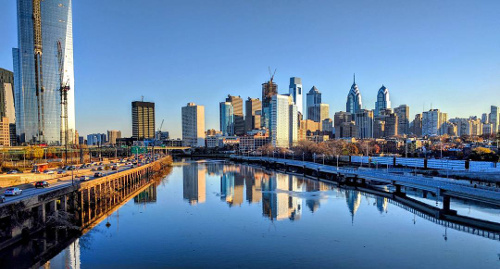
#> input picture cs435/hw1/images/input1.jpg, 500 x 269 px
$ python -i hw1.py   (imports and definitions only)   (Python 2 division)   (older library calls are emulated)
#> lines starting #> are read from the running program, lines starting #| are printed output that depends on the picture
#!/usr/bin/env python
import sys

import numpy as np
import cv2
"""
    Removes the given seam from the image.

    image : an n x m array (may have multiple channels)
    seam : an n x 1 array of X-coordinates defining the seam pixels in top-down order.

    Thus, seam[0] means remove pixel (0, seam[0]) from the input image.

    returns: an n x (m - 1) image with the seam removed.
"""
# [5 lines left out: function remove_vertical_seam, not called in this run]

"""
    Returns the L1 gradient magnitude of the given image.
    The result is an n x m numpy array of floating point values,
    where n is the number of rows in the image and m is the number of columns.
"""
def gradient_magnitude(image):
   # First, convert the input image to a 32-bit floating point grayscale.
   # Be sure to scale it such that the intensity varies between 0 and 1.
	gray_image = cv2.cvtColor(image.astype('float32'), cv2.COLOR_BGR2GRAY)
	gray_image = cv2.normalize(gray_image, alpha=0, beta=1, norm_type=cv2.NORM_MINMAX, dtype=cv2.CV_32F)
	 # Next, compute the graient in the x direction using the sobel operator with a kernel size of 3.
	ddepth = cv2.CV_32F
	grad_x = cv2.Sobel(gray_image, ddepth,1, 0,ksize=3)
	# Be sure to normalize the image so it's values are between -1 and 1
	cv2.normalize(grad_x, alpha=-1, beta=1, norm_type=cv2.NORM_MINMAX,
dtype=cv2.CV_32F)
	 # Compute the graient in the y direction using the same kernel size and normalization
	grad_y = cv2.Sobel(gray_image, ddepth, 0, 1, ksize=3)
	cv2.normalize(grad_y, alpha=-1, beta=1, norm_type=cv2.NORM_MINMAX,
dtype=cv2.CV_32F)
	# Finally, compute the l1 norm of the x and y gradients at each pixel value.
    # The l1 norm is the sum of their absolute values.
	result = np.zeros((gray_image.shape[0], gray_image.shape[1]))
	for i in range(0, gray_image.shape[0]):
		for j in range(0, gray_image.shape[1]):
			result[i][j] = (np.absolute(grad_y[i][j]) + np.absolute(grad_x[i][j])) / 4.0
	# convert the final image from a double-precision floating point to single.
	result = result.astype(np.float32)
	# and return the result
	return result

"""
    Computes the cumulative minimum energy of every possible seam in the provided energy image.
    You can do this using the dynamic programming rule:
         M(i, j) = e(i, j) + min( M(i-1, j-1), M(i-1, j), M(i-1, j+1)

    energy : an n x m single channel image defining the energy at each pixel.
    returns : an n x m image containing the cumulative minimum energy cost of all seams through each pixel.
"""
# [20 lines left out: function compute_seam_costs, not called in this run]

"""
    Find the seam with minimal energy cost given the provided seam cost
    matrix M. Returns the X-coordinates of the minimal-cost vertical seam in
    top-down order.

    M: the output from compute_seam_costs.

    return: a list of x-coordinates starting at row 0 of M containing the ones to remove.
"""
# [22 lines left out: function minimal_seam, not called in this run]

"""
    Compute the optimal order of horizontal and vertical seam removals to
    achieve the given target image size. Order should be returned as a list of
    0 or 1 values corresponding to horizontal and vertical seams
    respectively.
"""
# [56 lines left out: functions compute_ordering, resize, runDebug, not called in this run]

# [14 lines not run here, left out]

>>> import cv2
>>> picture = cv2.imread('../images/input1.jpg')
#> picture is the input picture: shape (269, 500, 3); mean B, G, R 156.2, 126.5, 99.4
>>> result = gradient_magnitude(picture)
#> in gradient_magnitude, `gray_image = cv2.cvtColor(image.astype('float32'), cv2.COLOR_BGR2GRAY)`:
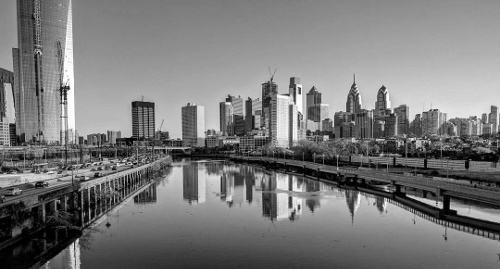
#> gray_image: shape (269, 500) float32; min 0, max 255, mean 121.8
#> (the run stopped early here; a loop or call above may not have finished)

$ run again, on cs435/hw1/images/input3.jpg
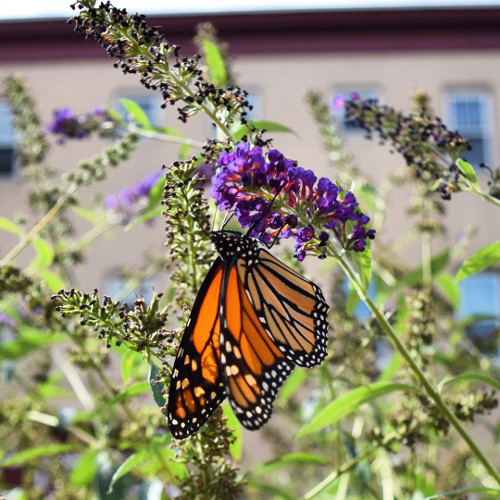
#> input picture cs435/hw1/images/input3.jpg, 500 x 500 px
#> picture is the input picture: shape (500, 500, 3); mean B, G, R 111.6, 136.1, 141.1
#> in gradient_magnitude, `gray_image = cv2.cvtColor(image.astype('float32'), cv2.COLOR_BGR2GRAY)`:
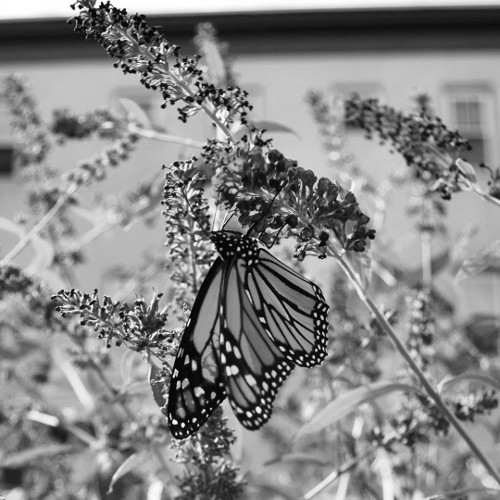
#> gray_image: shape (500, 500) float32; min 0, max 255, mean 134.8
